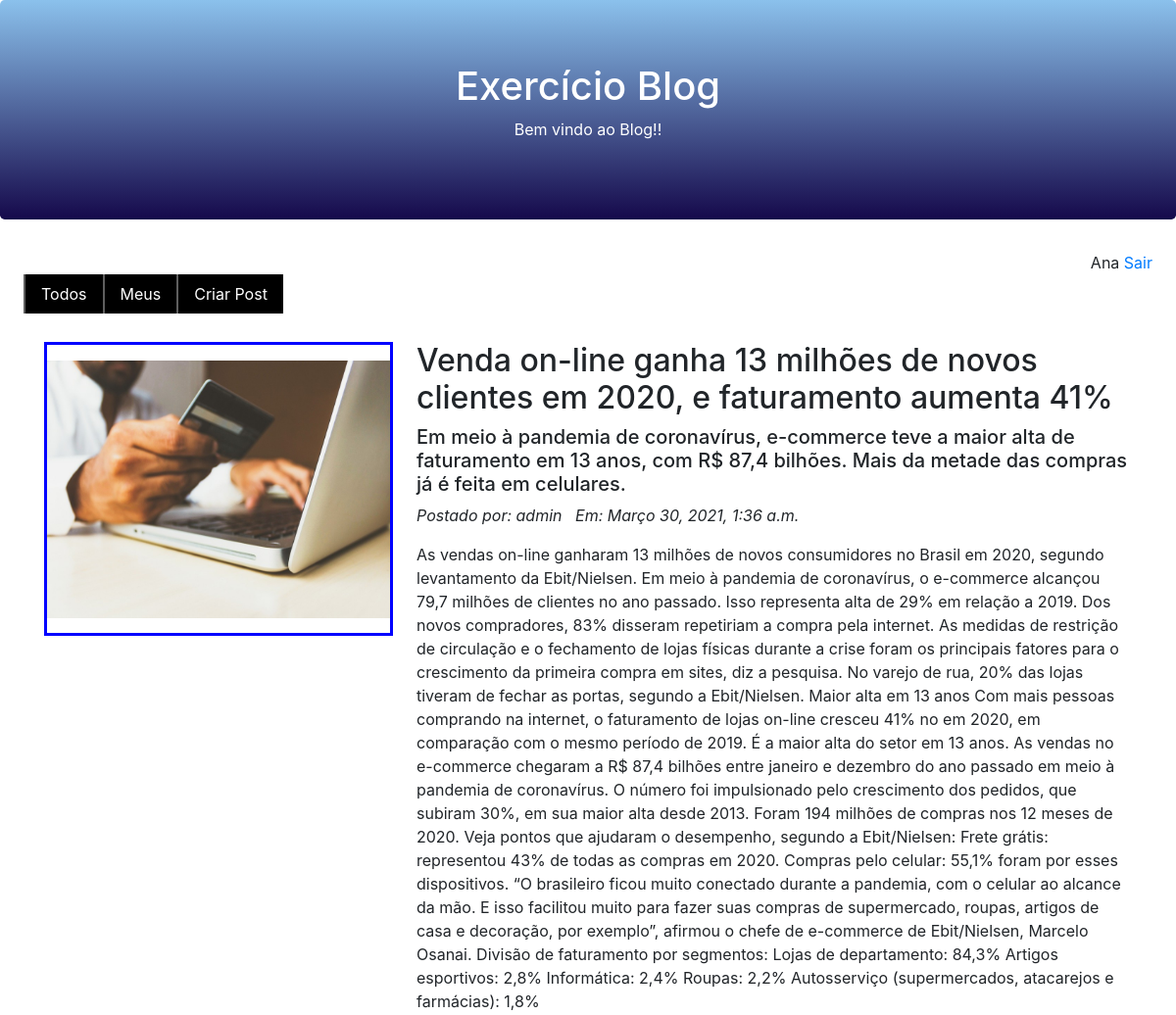
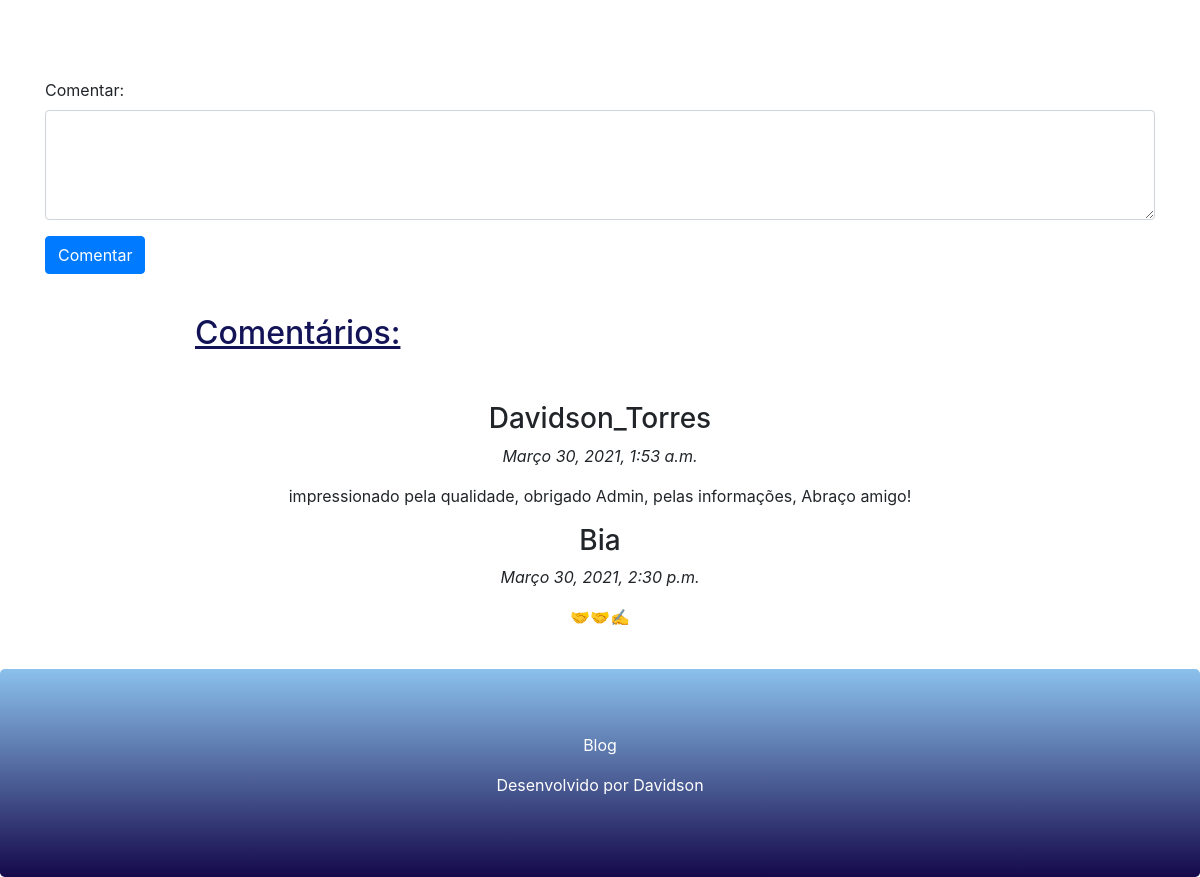
/post/comentar/26/ (signed in), run on the app's committed database (2 pictures, top to bottom).
### core/models.py (models this page shows, shortened)
class Post(models.Model):
    title = models.TextField()
    subtitle = models.TextField()
    text = models.TextField()
    begin_date = models.DateTimeField(auto_now_add=True)
    photo = models.ImageField(upload_to='post')
    active = models.BooleanField(default=True)
    user = models.ForeignKey(User, on_delete=models.CASCADE)

class Comentari(models.Model):
    post = models.ForeignKey(Post, on_delete=models.CASCADE, related_name='post')
    text = models.TextField()
    begin_date = models.DateTimeField(auto_now_add=True)
    active = models.BooleanField(default=True)
    user = models.ForeignKey(User, on_delete=models.CASCADE, related_name='user')

### core/views.py (the view)
# urls.py: path('post/comentar/<id>/', views.set_comment),
@login_required(login_url='/login/')
def set_comment(request, id):
    post = Post.objects.get(active=True, id=id)
    comentari = Comentari.objects.filter(post=id).exists()
    if comentari:
        comentari = Comentari.objects.filter(active=True, post=post)
        context = {'post':post, 'comentari':comentari}
    else:
        context = {'post':post}
    return render(request, 'comentar.html', context)

### templates/comentar.html (shortened to what this page needs)
{% extends "model-page.html" %}
{%block content %}
<div class="container mp-4 mb-4">
    <div class="row">
        <div class="col-sm-4">
            <div style="border-color: blue; border-style: solid; width: 356px; height: 300px;">
                <img src="{{ post.photo.url }}" width="350" height="263" style="margin-top: 16px;">
            </div>
        </div>
        <div class="col-sm-8">
            <h2>{{ post.title }}</h2>
            <h5> {{ post.subtitle }} </h5>
            <p style="font-style: italic;">Postado por: {{ post.user }} &nbsp Em: {{post.begin_date}} </p>
            <p> {{ post.text }}</p>
        <br>
        </div>
    <div class="container" style="margin-top: 40px;">
         <form enctype="multipart/form-data" action="submit", method="POST">{% csrf_token %}
    <div class="form-group">
        <label for="description">Comentar:</label>
        <textarea class="form-control" rows="4" name="text"></textarea>
    </div>
    <button type="submit" class="btn btn-primary">Comentar</button>
    <h2  style=" text-decoration: underline; margin-left: 150px;margin-top: 40px; margin-bottom: 50px; color: rgb(19, 19, 87);">Comentários:</h2>
    {% for c in comentari %}
     <h3 class="text-center" >{{ c.user }}</h3> <p class="text-center" style="font-style: italic;">{{ c.begin_date }}</p> <p class="text-center" >{{ c.text }}</p>
     {% endfor %}
</form></div>
    </div>
</div>
{% endblock %}

### templates/model-header.html (shortened to what this page needs)
<link rel="stylesheet" href="https://maxcdn.bootstrapcdn.com/bootstrap/4.5.2/css/bootstrap.min.css">
<div class="jumbotron header text-center">
    <h1>Exercício Blog</h1>
    <p>Bem vindo ao Blog!!</p>
</div>
<div class="text-right mr-4">
    {{request.user.get_username}}
    <a href="/logout/">Sair</a>
</div>
<div id="menu">
    <ul class="nav ml-4 mb-4">
        <li class="nav-item">
            <a class="nav-link" href="/post/all/">Todos</a>
        </li>
        <li class="nav-item">
            <a class="nav-link" href="/post/user/">Meus</a>
        </li>
        <li class="nav-item">
            <a class="nav-link" href="/post/register/">Criar Post</a>
        </li>
    </ul>
</div>

### templates/model-header.html (style rules this page uses)
.jumbotron.header { background-color:rgb(0, 19, 128); color: white; background-image: linear-gradient(rgb(139, 193, 236),rgb(21, 9, 75)); }
#menu a { background-color: black; color: white; margin-bottom: 5px; border-left: rgb(94, 94, 94) solid 2px; }

### data on the page
Post: photo (picture), title "Venda on-line ganha 13 milhões de novos clientes em 2020, e faturamento aumenta 41%", subtitle "Em meio à pandemia de coronavírus, e-commerce teve a maior alta de faturamento em 13 anos, com R$ 87,4 bilhões. Mais da metade das compras já é feita em celulares.", user "admin", begin_date "Março 30, 2021, 1:36 a.m.", text "As vendas on-line ganharam 13 milhões de novos consumidores no Brasil em 2020, segundo levantamento da Ebit/Nielsen. Em meio à pandemia de coronavírus, o e-commerce alcançou 79,7 milhões de clientes no ano passado. Isso representa alta de 29% em relação a 2019. Dos novos compradores, 83% disseram repetiriam a compra pela internet. As medidas de restrição de circulação e o fechamento de lojas físicas durante a crise foram os principais fatores para o crescimento da primeira compra em sites, diz a pesquisa. No varejo de rua, 20% das lojas tiveram de fechar as portas, segundo a Ebit/Nielsen. Maior alta em 13 anos Com mais pessoas comprando na internet, o faturamento de lojas on-line cresceu…"
Comentari: user "Davidson_Torres", begin_date "Março 30, 2021, 1:53 a.m.", text "impressionado pela qualidade, obrigado Admin, pelas informações, Abraço amigo!"
Comentari: user "Bia", begin_date "Março 30, 2021, 2:30 p.m.", text "🤝🤝✍️"

### other printed values
{{ request.user.get_username }} "Ana"
